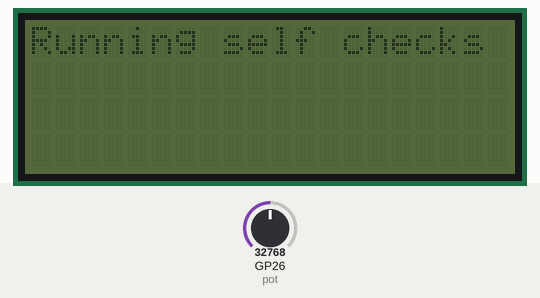
This program was run on a simulated Raspberry Pi Pico running MicroPython. Shown: 20×4 character LCD. The inputs (shaded band) are chosen by the test bench; at power-on: GP26 (pot) = 32768 (analog values on the 0–65535 scale).

Above: at 1.1 s.
At 5.0 s:
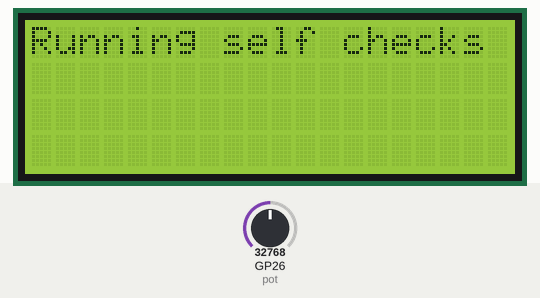
5.1 s: GP26 (pot) set to 0
At 6.9 s:
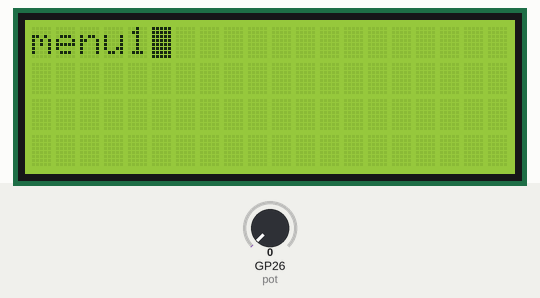
7.6 s: GP26 (pot) set to 19660
At 7.61 s:
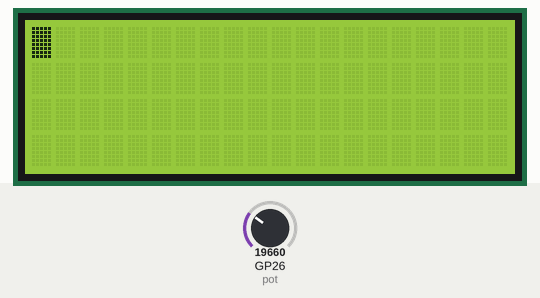
9.6 s: GP26 (pot) set to 45874
At 11.1 s:
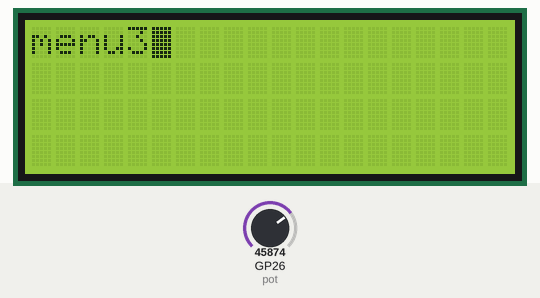
Timing chart, 0 to 12.6 s (numbered marks = the images above; inputs shaded):
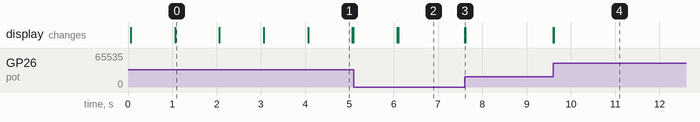

The program:

FoxOS_1.0.0.py
```python
import utime
import picozero
from picozero import Pot, LED
from utime import sleep
import machine
from machine import I2C
from lcd_api import LcdApi
from pico_i2c_lcd import I2cLcd

#I2C header
I2C_ADDR     = 0x27
I2C_NUM_ROWS = 4
I2C_NUM_COLS = 20

#creating components
pot = Pot(26)
i2c = I2C(0, sda=machine.Pin(0), scl=machine.Pin(1), freq=400000)
lcd = I2cLcd(i2c, I2C_ADDR, I2C_NUM_ROWS, I2C_NUM_COLS)

def selfcheck():
  lcd.putstr("Running self checks")
  utime.sleep(1)
  lcd.backlight_off()
  utime.sleep(1)
  lcd.backlight_on()
  utime.sleep(1)
  lcd.display_off()
  utime.sleep(1)
  lcd.display_on()
  utime.sleep(1)
  lcd.clear()
  lcd.putstr("READY")
  utime.sleep(1)
  lcd.clear()

def zeropot():
    while pot.value > 0:
        lcd.putstr("Set Potentiometer to 0")
        utime.sleep(1)
        lcd.clear()


selfcheck()
zeropot()
lcd.blink_cursor_on()
lcd.clear()
scrnstate = 1
curntstate = 1
scrnlist = ["menu1","menu2","menu3","menu4"]
lcd.putstr(scrnlist[0])
while True:
    if pot.value >= 0 and pot.value < .25:
        scrnstate = 1
    elif pot.value >= .25 and pot.value < .5:
        scrnstate = 2
    elif pot.value >= .5 and pot.value < .75:
        scrnstate = 3
    elif pot.value >= .75 and pot.value <= 1:
        scrnstate = 4
    else:
        lcd.putstr("ERROR")
    if scrnstate != curntstate:
        lcd.clear()
        lcd.putstr(scrnlist[scrnstate-1])
    curntstate = scrnstate
```

Measured:
- after the input at 5.1 s, the display: first differs from a run without the input after 1.0 s (image 2)
- after the input at 7.6 s, the display: changes at once (image 3)
- after the input at 9.6 s, the display: first changes at once (image 4 shows a later state)
- what the display in image 0 shows lasts 1.0 s, from 1.1 s to 2.1 s
